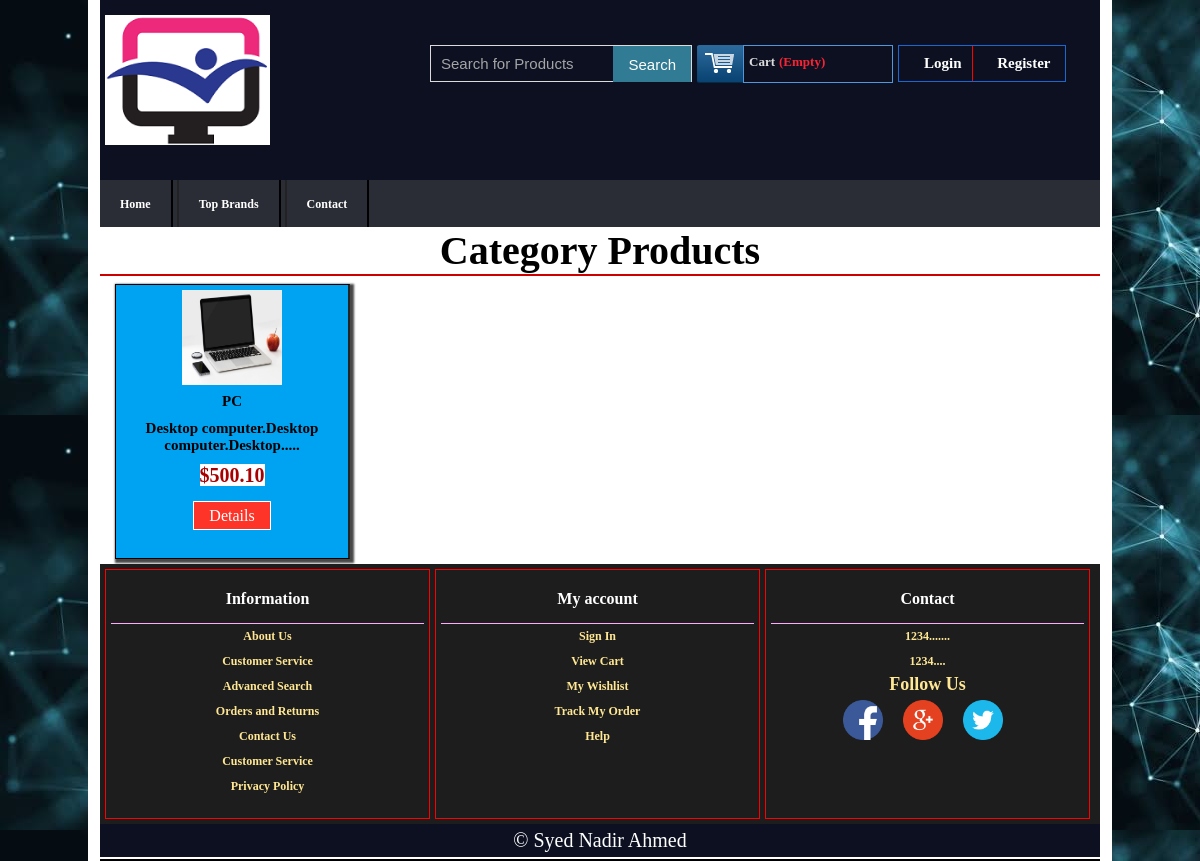
/productsbycategory.php?catId=8, run on the app's committed database.
### tables this page shows
CREATE TABLE `tbl_product` (
  `productId` int(11) NOT NULL,
  `productName` varchar(255) NOT NULL,
  `category_Id` int(11) NOT NULL,
  `brandId` int(11) NOT NULL,
  `body` text NOT NULL,
  `price` float(10,2) NOT NULL,
  `image` varchar(255) NOT NULL,
  `type` tinyint(4) NOT NULL DEFAULT 0
);

### classes/Product.php (called while the page is built, shortened)
<?php
	$filepath = realpath(dirname(__File__));
	include_once ($filepath.'/../lib/Database.php');
	include_once ($filepath.'/../helpers/Format.php');
?>
<?php
	class Product {
	private $db;
	public function __construct(){
		$this->db = new Database();
	}
	public function productByCat($id){
		$category_Id = mysqli_real_escape_string($this->db->link,$id);
		$query = "SELECT * FROM tbl_product WHERE category_Id = '$category_Id'";
		$result = $this->db->select($query);
		return $result;
	}
 }
?>

### lib/Database.php (called while the page is built, shortened)
<?php
Class Database{
   public $host   = DB_HOST;
   public $user   = DB_USER;
   public $pass   = DB_PASS;
   public $dbname = DB_NAME;
   public $link;
  private function connectDB(){
     $this->link = new mysqli($this->host, $this->user, $this->pass, $this->dbname);
   }
  public function select($query){
      $result = $this->link->query($query) or die($this->link->error.__LINE__);
      if($result->num_rows > 0){
        return $result;
      } else {
        return false;
      }
   }
}

### helpers/Format.php (called while the page is built, shortened)
<?php
class Format{
 public function textShorten($text, $limit = 400){
    $text = $text. " ";
    $text = substr($text, 0, $limit);
    $text = substr($text, 0, strrpos($text, ' '));
    $text = $text.".....";
    return $text;
 }
 }
?>

### productsbycategory.php (the view)
<?php include 'inc/header.php';?>
<?php
	if(!isset($_GET['catId']) || $_GET['catId'] == NULL){
	    echo "<script> window.location = '404.php'; </script>";
	}else{
	    $id = $_GET['catId'];
	}
?>
 <div class="main_product">
    		<div class="heading">
    		<h2>Category Products</h2>
    		</div>
	      <div class="main_product_group1">
				<?php
					$getproductbycat = $prd->productByCat($id);
					if ($getproductbycat) {
						while ($result = $getproductbycat->fetch_assoc()) {
				?>
				<div class="main_product_1">
					 <a href="preview.php?proid=<?php echo $result['productId'];?>"> <img src="admin/<?php echo $result['image'];?>" alt="" /></a>
					 <p><?php echo $result['productName'];?></p>
					 <p><?php echo  $fm->textShorten($result['body'],50);?></p>
					 <p><span class="price">$<?php echo $result['price'];?></span></p>
				     <div class="button"><span><a href="preview.php?proid=<?php echo $result['productId'];?>" class="details">Details</a></span></div>
				</div>
 				<?php } } else{
 					echo "<p style='font-size:26px;padding:20px;text-align:center;color:red;'>Products of this category are not available</p>";
 				} ?>
		</div>
<?php include 'inc/footer.php';?>

### css/style.css (style rules this page uses)
* { margin:0; padding:0; }
body { background-image:url(../images/body_bg.jpg); }
a { text-decoration: none; }
.main_product { width: 100%; height: auto; overflow: hidden; border-bottom: 2px solid #000; padding-bottom: 2px; }
.main_product .heading h2 { text-align: center; font-size: 40px; font-weight: bold; border-bottom: 2px solid #CD0000; margin-bottom: 3px; }
.main_product .main_product_group1 { width:100%; padding-left: 1%; overflow: hidden; }
.main_product .main_product_group1 .main_product_1 { padding: 5px 0; margin: 5px; width: 235px; height: 275px; float: left; box-sizing:border-box; border: 1px solid #000000; border-right: 2px solid #242424; background-color: #00A3F2; box-shadow: 2px 2px 2px 2px #484848; }
.main_product .main_product_group1 .main_product_1 img { margin: 0 auto; display: block; margin-bottom: 3px; width: 100px; height: 95px; }
.main_product .main_product_group1 .main_product_1 p { padding: 5px 0; text-align: center; font-size: 15px; font-weight: bold; color: #000; }
.main_product .main_product_group1 .main_product_1 span.price { text-align: center; font-size: 20px; font-weight: bold; color: #A80000; background: #FFFFFF; }
.main_product_group1 .main_product_1 .button { text-align: center; padding: 15px 0; }
.main_product_group1 .main_product_1 .button a { border: 1px solid #FFF; padding: 5px 15px; color: #fff; background-color: #FF3428; }

### data on the page
tbl_product: image (picture), productName "PC", body "Desktop computer.Desktop computer.Desktop.....", price "500.10"
